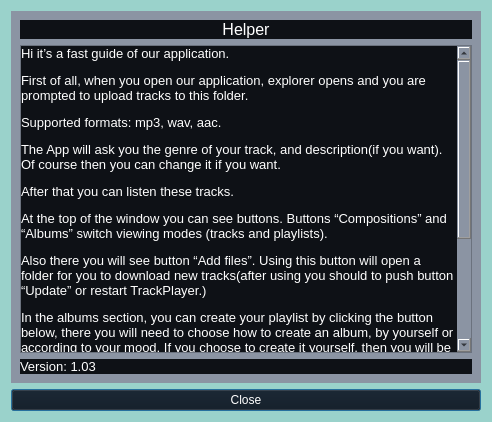
<?xml version="1.0" encoding="UTF-8"?>
<ui version="4.0">
 <class>Dialog_Helper</class>
 <widget class="QDialog" name="Dialog_Helper">
  <property name="geometry">
   <rect>
    <x>0</x>
    <y>0</y>
    <width>492</width>
    <height>422</height>
   </rect>
  </property>
  <property name="windowTitle">
   <string>Help</string>
  </property>
  <property name="styleSheet">
   <string notr="true">background-color: #9AD2CB;</string>
  </property>
  <layout class="QGridLayout" name="gridLayout">
   <item row="1" column="0">
    <widget class="QPushButton" name="pushButton_Close">
     <property name="styleSheet">
      <string notr="true">background-color: #0E1116;
color: white</string>
     </property>
     <property name="text">
      <string>Close</string>
     </property>
    </widget>
   </item>
   <item row="0" column="0">
    <widget class="QWidget" name="widget" native="true">
     <property name="styleSheet">
      <string notr="true">selection-background-color: transparent;
background-color: #8B94A3</string>
     </property>
     <layout class="QGridLayout" name="gridLayout_2">
      <item row="2" column="0">
       <widget class="QScrollArea" name="scrollArea">
        <property name="widgetResizable">
         <bool>true</bool>
        </property>
        <widget class="QWidget" name="scrollAreaWidgetContents">
         <property name="geometry">
          <rect>
           <x>0</x>
           <y>0</y>
           <width>437</width>
           <height>415</height>
          </rect>
         </property>
         <layout class="QGridLayout" name="gridLayout_3">
          <property name="leftMargin">
           <number>0</number>
          </property>
          <property name="topMargin">
           <number>0</number>
          </property>
          <property name="rightMargin">
           <number>0</number>
          </property>
          <property name="spacing">
           <number>0</number>
          </property>
          <item row="0" column="0">
           <widget class="QLabel" name="label_Info">
            <property name="styleSheet">
             <string notr="true">background-color: #0E1116;
color: white</string>
            </property>
            <property name="text">
             <string>&lt;html&gt;&lt;head/&gt;&lt;body&gt;&lt;p&gt;&lt;span style=&quot; font-size:10pt;&quot;&gt;Hi it’s a fast guide of our application.&lt;/span&gt;&lt;/p&gt;&lt;p&gt;&lt;span style=&quot; font-size:10pt;&quot;&gt;First of all, when you open our application, explorer opens and you are prompted to upload tracks to this folder. &lt;/span&gt;&lt;/p&gt;&lt;p&gt;&lt;span style=&quot; font-size:10pt;&quot;&gt;Supported formats: mp3, wav, aac. &lt;/span&gt;&lt;/p&gt;&lt;p&gt;&lt;span style=&quot; font-size:10pt;&quot;&gt;The App will ask you the genre of your track, and description(if you want). Of course then you can change it if you want. &lt;/span&gt;&lt;/p&gt;&lt;p&gt;&lt;span style=&quot; font-size:10pt;&quot;&gt;After that you can listen these tracks. &lt;/span&gt;&lt;/p&gt;&lt;p&gt;&lt;span style=&quot; font-size:10pt;&quot;&gt;At the top of the window you can see buttons. Buttons “Compositions” and “Albums” switch viewing modes (tracks and playlists). &lt;/span&gt;&lt;/p&gt;&lt;p&gt;&lt;span style=&quot; font-size:10pt;&quot;&gt;Also there you will see button “Add files”. Using this button will open a folder for you to download new tracks(after using you should to push button “Update” or restart TrackPlayer.) &lt;/span&gt;&lt;/p&gt;&lt;p&gt;&lt;span style=&quot; font-size:10pt;&quot;&gt;In the albums section, you can create your playlist by clicking the button below, there you will need to choose how to create an album, by yourself or according to your mood. If you choose to create it yourself, then you will be offered the entire list of your tracks and you can add them, then enter the name of the playlist and its description. &lt;/span&gt;&lt;/p&gt;&lt;p&gt;&lt;span style=&quot; font-size:10pt;&quot;&gt;At any time, you can open track or album information and change it. On the left you will see the tracks that are currently playing (of the selected album or just all the added tracks).&lt;/span&gt;&lt;/p&gt;&lt;p&gt;&lt;span style=&quot; font-size:10pt;&quot;&gt;On the bottom panel there are all the buttons for managing a track or playlist, such as: shuffle, pause, next track, etc.&lt;/span&gt;&lt;/p&gt;&lt;p&gt;&lt;span style=&quot; font-size:10pt;&quot;&gt;Thank you for using our App&lt;/span&gt;&lt;/p&gt;&lt;/body&gt;&lt;/html&gt;</string>
            </property>
            <property name="wordWrap">
             <bool>true</bool>
            </property>
           </widget>
          </item>
         </layout>
        </widget>
       </widget>
      </item>
      <item row="1" column="0">
       <widget class="QLabel" name="label_Title">
        <property name="styleSheet">
         <string notr="true">background-color: #0E1116;
color: white</string>
        </property>
        <property name="text">
         <string>&lt;html&gt;&lt;head/&gt;&lt;body&gt;&lt;p align=&quot;center&quot;&gt;&lt;span style=&quot; font-size:12pt;&quot;&gt;Helper&lt;/span&gt;&lt;/p&gt;&lt;/body&gt;&lt;/html&gt;</string>
        </property>
       </widget>
      </item>
      <item row="3" column="0">
       <widget class="QLabel" name="label_VersionInformation">
        <property name="styleSheet">
         <string notr="true">background-color: #0E1116;
color: white</string>
        </property>
        <property name="text">
         <string>&lt;html&gt;&lt;head/&gt;&lt;body&gt;&lt;p&gt;&lt;span style=&quot; font-size:10pt;&quot;&gt;Version: 1.03&lt;/span&gt;&lt;/p&gt;&lt;/body&gt;&lt;/html&gt;</string>
        </property>
       </widget>
      </item>
     </layout>
    </widget>
   </item>
  </layout>
 </widget>
 <resources/>
 <connections/>
</ui>
